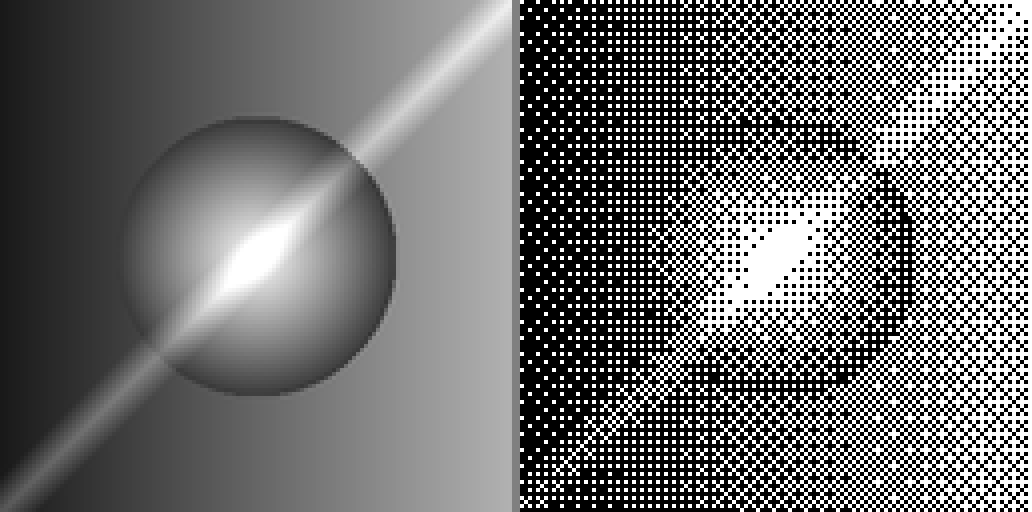
#> input picture comparison (1).png, 1032 x 512 px
$ python img2hex.py '../comparison (1).png'
#> lines starting #> are read from the running program, lines starting #| are printed output that depends on the picture
#!/usr/bin/env python3
"""Convert an image to 8-bit grayscale hex for the Verilog testbench.

Usage: python scripts/img2hex.py INPUT_IMAGE [--width 128]
Writes build/input.hex, build/input_gray.png and build/dims.txt ("W H").
"""
import argparse
import os
from PIL import Image


def main():
    p = argparse.ArgumentParser()
    p.add_argument("image")
    p.add_argument("--width", type=int, default=128,
                   help="resize to this width, keeping aspect ratio (default 128)")
    args = p.parse_args()

    img = Image.open(args.image).convert("L")
#> img is the input picture: PIL image 1032x512 L; min 0, max 255, mean 110.2
    h = max(1, round(img.height * args.width / img.width))
#> h = 64
    img = img.resize((args.width, h), Image.LANCZOS)
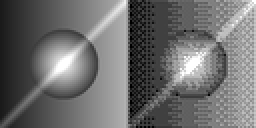
#> img: PIL image 128x64 L (shown 2 times larger); min 0, max 255, mean 110.2

    os.makedirs("build", exist_ok=True)
    with open("build/input.hex", "w") as f:
        for v in img.tobytes():
            f.write(f"{v:02x}\n")
#> this loop made 8192 passes
#> v on passes 1 to 3: 26, 28, 31
    with open("build/dims.txt", "w") as f:
        f.write(f"{img.width} {img.height}\n")
    img.save("build/input_gray.png")
    print(f"wrote build/input.hex ({img.width}x{img.height})")
#| wrote build/input.hex (128x64)


if __name__ == "__main__":
    main()
